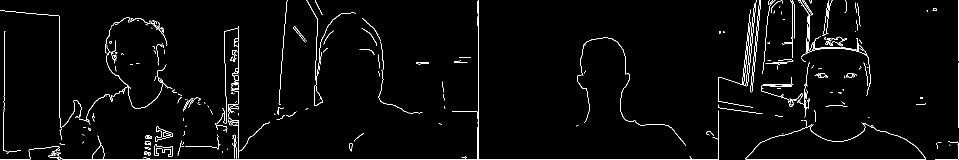
#> input picture Labs/Lab4/Lab4B/canny_high/imagem_grupo.png, 1918 x 320 px, found by its file name (shown at 1/2 size)
$ jupyter execute Relatorio_Lab7.ipynb   (text cells are left out)
#> lines starting #> are read from the running program, lines starting #| are printed output that depends on the picture; after the words box and inside, x2 and y2 are one past the last pixel; in counts of white or black regions, pixels touching at a corner belong together
[cell 1]
import cv2
import numpy as np
import matplotlib.pyplot as plt

def exibir_multiplas(imagens, titulos, figsize=(20, 4)):
    n = len(imagens)
    fig, axes = plt.subplots(1, n, figsize=figsize)
    for ax, img, tit in zip(axes, imagens, titulos):
        ax.imshow(img, cmap='gray')
        ax.set_title(tit)
        ax.axis('off')
    plt.tight_layout()
    plt.show()

nome_do_arquivo = 'imagem_grupo.png'
img_bgr = cv2.imread(nome_do_arquivo)
#> img_bgr is the input picture: shape (320, 1918, 3); 2.4% white in thin lines or dots

if img_bgr is not None:
    img_gray = cv2.cvtColor(img_bgr, cv2.COLOR_BGR2GRAY)
#> img_gray: shape (320, 1918); 2.4% white in thin lines or dots
    _, img_bin = cv2.threshold(img_gray, 0, 255, cv2.THRESH_BINARY + cv2.THRESH_OTSU)

    cv2.imwrite("0_original_binarizada.jpg", img_bin)

    tamanhos = [3, 7, 11, 15, 21]

    erosoes = [img_bin] + [cv2.erode(img_bin, np.ones((k, k), np.uint8), iterations=1) for k in tamanhos]
#> erosoes = 6 items
    exibir_multiplas(erosoes, ["Original Bin"] + [f"Erosão {k}x{k}" for k in tamanhos])
#> in exibir_multiplas, `n = len(imagens)`: n = 6
#> the loop in exibir_multiplas, `for ax, img, tit in zip(axes, imagens, titulos):` made 6 passes
#> tit on passes 1 to 6: 'Original Bin', 'Erosão 3x3', 'Erosão 7x7', 'Erosão 11x11', 'Erosão 15x15', 'Erosão 21x21'
#> in exibir_multiplas, `plt.show()`:
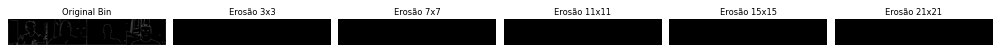
#> figure drawn by matplotlib, 6 panels
    for i, k in enumerate(tamanhos):
        cv2.imwrite(f"1_erosao_{k}x{k}.jpg", erosoes[i+1])

    dilatacoes = [img_bin] + [cv2.dilate(img_bin, np.ones((k, k), np.uint8), iterations=1) for k in tamanhos]
#> dilatacoes = 6 items
    exibir_multiplas(dilatacoes, ["Original Bin"] + [f"Dilatação {k}x{k}" for k in tamanhos])
#> the loop in exibir_multiplas (call 2), `for ax, img, tit in zip(axes, imagens, titulos):` made 6 passes
    for i, k in enumerate(tamanhos):
        cv2.imwrite(f"2_dilatacao_{k}x{k}.jpg", dilatacoes[i+1])
#> this loop made 5 passes
#> pass 1, `cv2.imwrite(f"2_dilatacao_{k}x{k}.jpg", dilatacoes[i+1])`:
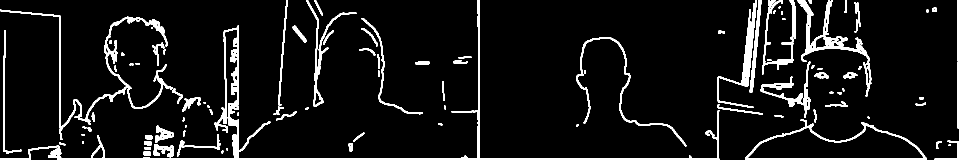
#> saved as 2_dilatacao_3x3.jpg: shape (320, 1918) (shown at 1/2 size); 7.4% white; 111 white regions (8 under 20 px), largest, box (x1, y1, x2, y2) and area: (0, 0, 1439, 320) 10883, (0, 19, 346, 280) 5074, (1595, 0, 1743, 193) 3689
#> pass 2, `cv2.imwrite(f"2_dilatacao_{k}x{k}.jpg", dilatacoes[i+1])`:
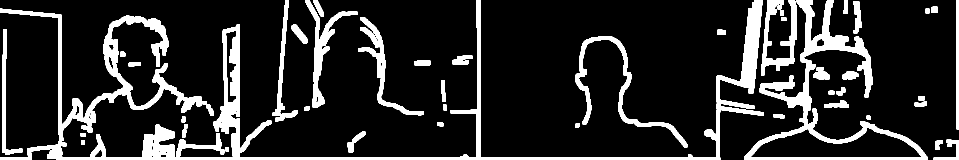
#> saved as 2_dilatacao_7x7.jpg: shape (320, 1918) (shown at 1/2 size); 15.1% white; 49 white regions, largest, box (x1, y1, x2, y2) and area: (0, 0, 1528, 320) 31350, (1488, 0, 1855, 320) 16518, (0, 17, 404, 282) 13662

    aberturas = [img_bin] + [cv2.morphologyEx(img_bin, cv2.MORPH_OPEN, np.ones((k, k), np.uint8)) for k in tamanhos]
#> aberturas = 6 items
    exibir_multiplas(aberturas, ["Original Bin"] + [f"Abertura {k}x{k}" for k in tamanhos])
    for i, k in enumerate(tamanhos):
        cv2.imwrite(f"3_abertura_{k}x{k}.jpg", aberturas[i+1])

    fechamentos = [img_bin] + [cv2.morphologyEx(img_bin, cv2.MORPH_CLOSE, np.ones((k, k), np.uint8)) for k in tamanhos]
#> fechamentos = 6 items
    exibir_multiplas(fechamentos, ["Original Bin"] + [f"Fechamento {k}x{k}" for k in tamanhos])
    for i, k in enumerate(tamanhos):
        cv2.imwrite(f"4_fechamento_{k}x{k}.jpg", fechamentos[i+1])
#> this loop made 5 passes
#> pass 1, `cv2.imwrite(f"4_fechamento_{k}x{k}.jpg", fechamentos[i+1])`:
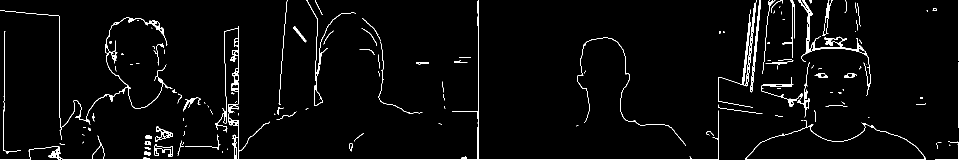
#> saved as 4_fechamento_3x3.jpg: shape (320, 1918) (shown at 1/2 size); 3.3% white; 123 white regions (61 under 20 px), largest, box (x1, y1, x2, y2) and area: (0, 0, 1438, 320) 5618, (0, 20, 345, 279) 1959, (1596, 0, 1742, 192) 1644
#> pass 2, `cv2.imwrite(f"4_fechamento_{k}x{k}.jpg", fechamentos[i+1])`:
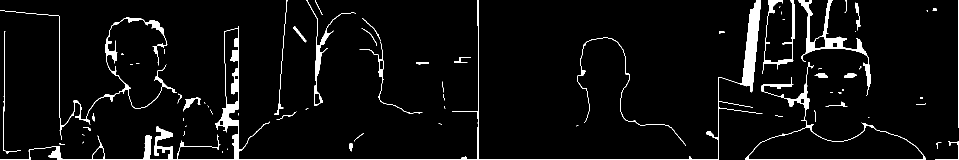
#> saved as 4_fechamento_7x7.jpg: shape (320, 1918) (shown at 1/2 size); 4.7% white; 70 white regions (34 under 20 px), largest, box (x1, y1, x2, y2) and area: (0, 0, 1525, 320) 12825, (1596, 0, 1742, 192) 3125, (0, 20, 354, 279) 2908

    print("Todas as imagens foram geradas e salvas na pasta com sucesso!")

else:
    print("Erro ao carregar a imagem.")

[cell 2]
import cv2
import numpy as np

cap = cv2.VideoCapture(0)

fourcc = cv2.VideoWriter_fourcc(*'XVID')
#> fourcc = 1145656920

out = cv2.VideoWriter('gravacao_equipe_lab7.avi', fourcc, 20.0, (1280, 480))

k_size = 3

print("Pressione 'w' para aumentar o kernel, 's' para diminuir e 'q' para sair.")

while cap.isOpened():
    ret, frame = cap.read()
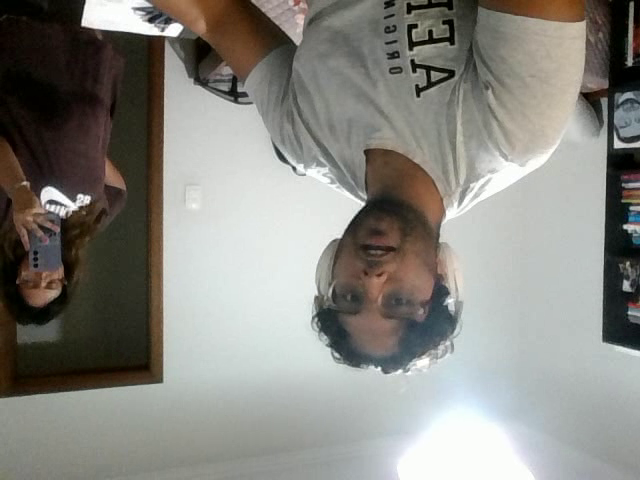
#> input picture frame 18 of saida.avi, 640 x 480 px, given in place of the camera
#> frame is the input picture: shape (480, 640, 3); mean B, G, R 128.6, 134.5, 135.7
    if not ret:
        break

    frame = cv2.resize(frame, (640, 480)) # Padroniza o tamanho
    gray = cv2.cvtColor(frame, cv2.COLOR_BGR2GRAY)
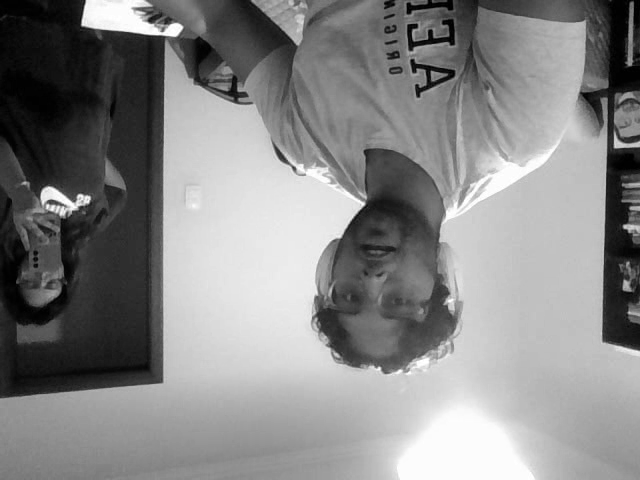
#> gray: shape (480, 640); min 0, max 255, mean 134.2


    kernel = cv2.getStructuringElement(cv2.MORPH_RECT, (k_size, k_size))
#> kernel = [[1, 1, 1], [1, 1, 1], [1, 1, 1]]

    gradiente = cv2.morphologyEx(gray, cv2.MORPH_GRADIENT, kernel)
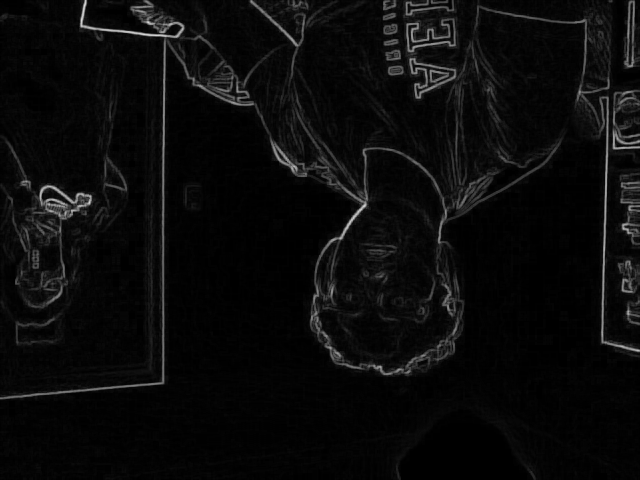
#> gradiente: shape (480, 640); min 0, max 219, mean 10.7


    gradiente_bgr = cv2.cvtColor(gradiente, cv2.COLOR_GRAY2BGR)

    cv2.putText(gradiente_bgr, f"Kernel: {k_size}x{k_size}", (20, 50),
                cv2.FONT_HERSHEY_SIMPLEX, 1, (0, 255, 0), 2)
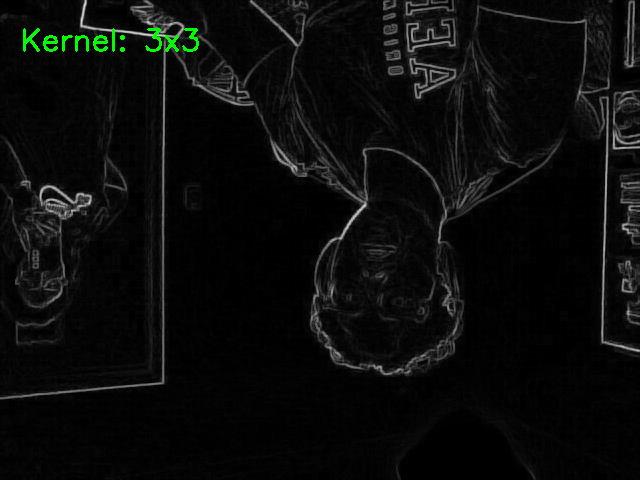
#> gradiente_bgr: shape (480, 640, 3); mean B, G, R 10.6, 11.6, 10.6

    resultado = cv2.hconcat([frame, gradiente_bgr])
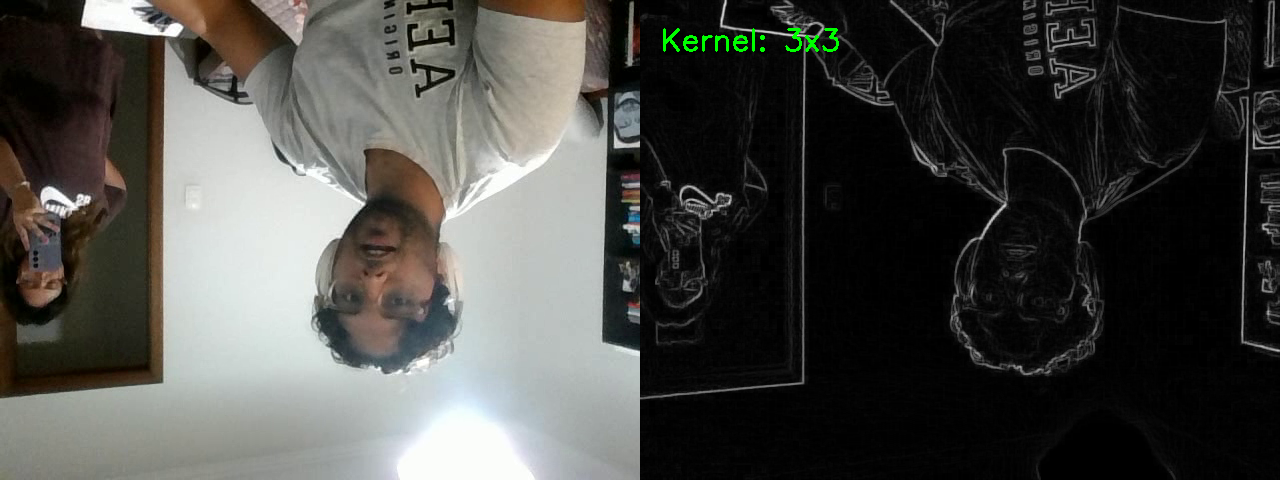
#> resultado: shape (480, 1280, 3); mean B, G, R 69.6, 73.1, 73.2

    cv2.imshow('Original | Gradiente Morfologico', resultado)
    out.write(resultado)

    key = cv2.waitKey(1) & 0xFF
#> (key q is pressed here)
    if key == ord('q'):
        break
    elif key == ord('w'):
        k_size += 2
    elif key == ord('s'):
        k_size = max(3, k_size - 2)

cap.release()
out.release()
cv2.destroyAllWindows()
